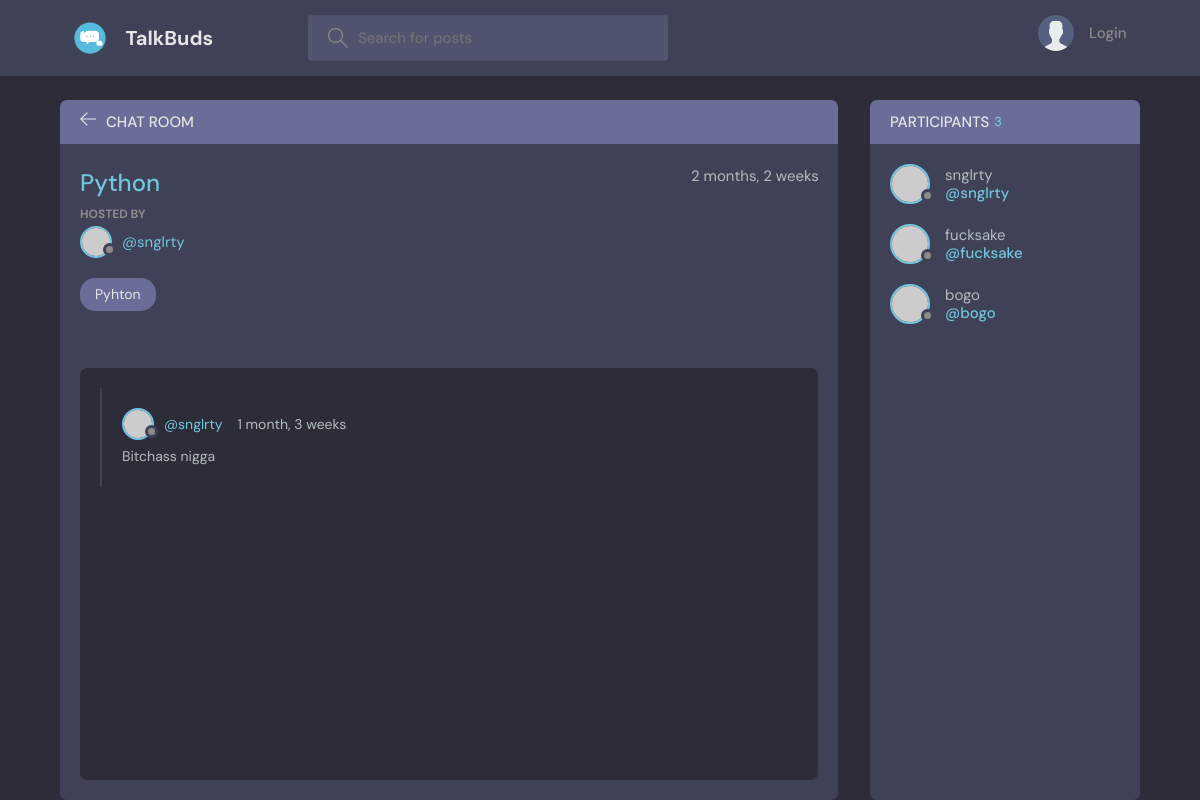
Page /room/1/ on the earlier database version.
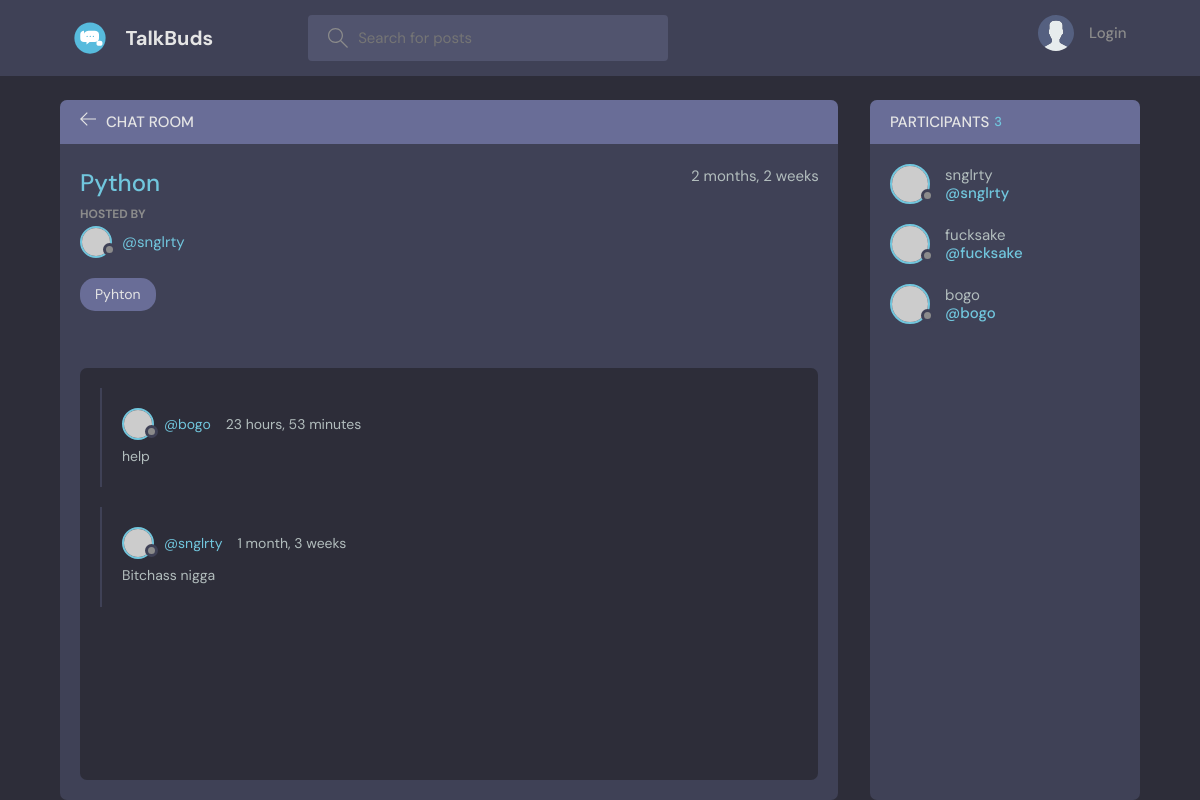
Same page on the later database version.
### base/models.py (models this page shows, shortened)
class message(models.Model):
    user = models.ForeignKey(User,on_delete=models.CASCADE)
    room = models.ForeignKey(Room, on_delete=models.CASCADE)
    body = models.TextField()
    updated = models.DateTimeField(auto_now= True)
    created = models.DateTimeField(auto_now_add= True)
    class Meta:
        ordering = ['-updated','-created']

### base/views.py (the view, shortened to what this page needs)
# urls.py: path('room/<str:pk>/',room,name="room"),
def room(request,pk):
    room = Room.objects.get(id=pk)
    chats = room.message_set.all().order_by('-created')
    participants = room.participants.all()
    context = {'room' : room , 'chats' : chats, 'participants' : participants,}
    return render(request,'base/room.html',context)

### base/models.py (called while the page is built)
    def __str__(self):
        return self.name

### base/templates/base/room.html (shortened to what this page needs)
{%extends 'main.html'%}
{%block content%}
    <main class="profile-page layout layout--2">
    <div class="container">
        <div class="room">
          <div class="room__top">
            <div class="room__topLeft">
              <a href="{% url 'home'%}">
                <svg version="1.1" xmlns="http://www.w3.org/2000/svg" width="32" height="32" viewBox="0 0 32 32">
                  <title>arrow-left</title>
                  <path
                    d="M13.723 2.286l-13.723 13.714 13.719 13.714 1.616-1.611-10.96-10.96h27.625v-2.286h-27.625l10.965-10.965-1.616-1.607z"
                  ></path>
                </svg>
              </a>
              <h3>Chat Room</h3>
            </div>
        </div>
        <div class="room__box scroll">
            <div class="room__header scroll">
              <div class="room__info">
                <h3>{{room.name}}</h3>
                <span>{{room.created|timesince}}</span>
              </div>
              <div class="room__hosted">
                <p>Hosted By</p>
                <a href="{% url 'profile' room.host.id %}" class="room__author">
                  <div class="avatar avatar--small">
                    <img src="https://randomuser.me/api/portraits/men/37.jpg" />
                  </div>
                  <span>@{{room.host.username}}</span>
                </a>
              </div>
              <span class="room__topics">{{room.topic}}</span>
            </div>
            <div class="room__conversation">
              <div class="threads scroll">
                {% for chat in chats %}
                <div class="thread">
                  <div class="thread__top">
                    <div class="thread__author">
                      <a href="{% url 'profile' chat.user.id %}" class="thread__authorInfo">
                        <div class="avatar avatar--small">
                          <img src="https://randomuser.me/api/portraits/men/37.jpg" />
                        </div>
                        <span>@{{chat.user.username}}</span>
                      </a>
                      <span class="thread__date">{{chat.created|timesince}}</span>
                    </div>
                  </div>
                  <div class="thread__details">
                    {{chat.body}}
                  </div>
                </div>
                {% endfor %}
              </div>
            </div>
          </div>
        </div>
        <div class="participants">
          <h3 class="participants__top">Participants <span>{{participants.all.count}}</span></h3>
          <div class="participants__list scroll">
            {%for user in participants %}
            <a href="{% url 'profile' user.id %}" class="participant">
              <div class="avatar avatar--medium">
                <img src="https://randomuser.me/api/portraits/men/37.jpg" />
              </div>
              <p>
                {{user.username}}
                <span>@{{user.username}}</span>
              </p>
            </a>
            {% endfor %}
          </div>
        </div>
      </div>
      {%endblock%}

Differences in the rows shown:
added message: user.username "bogo", created "23 hours, 53 minutes", body "help"
